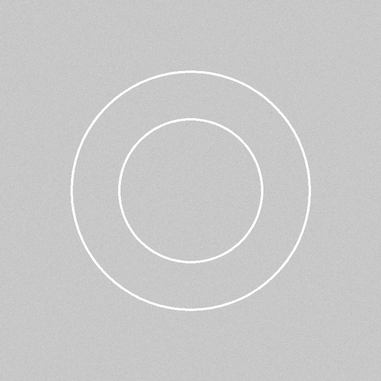
#> input picture data/cam_ring_circular.png, 381 x 381 px, shrunk from 800 x 800 before the run; its folder holds only this picture in this run
$ python main.py
#> lines starting #> are read from the running program, lines starting #| are printed output that depends on the picture
### src/cam_ring_analyzer.py
"""
Cam Ring Edge Detection and Dimensional Analysis

This module performs edge detection on cam ring images and computes
the radial distance between inner and outer edges at multiple angular intervals.
"""

import os
os.environ['DISPLAY'] = ''

import cv2
cv2.setNumThreads(4)

import numpy as np
import matplotlib
matplotlib.use('Agg')  # Use non-GUI backend
import matplotlib.pyplot as plt
from scipy import ndimage
from pathlib import Path
import pandas as pd


class CamRingAnalyzer:
    """Analyzes cam rings to detect edges and compute dimensional information."""

    def __init__(self, image_path, angle_resolution=1):
        """
        Initialize the CamRingAnalyzer.

        Args:
            image_path: Path to the cam ring image
            angle_resolution: Angular resolution in degrees (default: 1 degree)
        """
        self.image_path = image_path
        self.angle_resolution = angle_resolution
        self.original_image = cv2.imread(image_path)
        self.grayscale = cv2.cvtColor(self.original_image, cv2.COLOR_BGR2GRAY)
        self.edges = None
        self.center = None
        self.inner_radius = None
        self.outer_radius = None
        self.radii_data = None

    def preprocess_image(self, blur_kernel=5, equalize=True, threshold_value=100):
        """
        Preprocess the image for edge detection.

        Args:
            blur_kernel: Kernel size for Gaussian blur (odd number)
            equalize: Whether to apply histogram equalization
            threshold_value: Binary threshold value

        Returns:
            Preprocessed grayscale image
        """
        # Apply Gaussian blur to reduce noise
        blurred = cv2.GaussianBlur(self.grayscale, (blur_kernel, blur_kernel), 1.5)

        # Apply histogram equalization to enhance contrast
        if equalize:
            blurred = cv2.equalizeHist(blurred)

        return blurred

    def canny_edge_detection(self, low_threshold=50, high_threshold=150):
        """
        Perform Canny edge detection on the cam ring image.

        Args:
            low_threshold: Lower threshold for Canny edge detection
            high_threshold: Upper threshold for Canny edge detection

        Returns:
            Binary image with detected edges
        """
        preprocessed = self.preprocess_image()
        self.edges = cv2.Canny(preprocessed, low_threshold, high_threshold)
        return self.edges

    def find_center(self):
        """
        Find the center of the cam ring using contour analysis.

        Returns:
            Tuple of (center_x, center_y)
        """
        # Find contours in the edge image
        contours, _ = cv2.findContours(
            self.edges, cv2.RETR_EXTERNAL, cv2.CHAIN_APPROX_SIMPLE
        )

        if not contours:
            raise ValueError("No contours found. Check edge detection parameters.")

        # Find the largest contour (cam ring)
        largest_contour = max(contours, key=cv2.contourArea)

        # Calculate the moments to find center
        M = cv2.moments(largest_contour)
        if M["m00"] != 0:
            cx = int(M["m10"] / M["m00"])
            cy = int(M["m01"] / M["m00"])
        else:
            # Fallback: use image center
            h, w = self.edges.shape
            cx, cy = w // 2, h // 2

        # Alternative: use circle fitting
        (x, y), radius = cv2.minEnclosingCircle(largest_contour)
        self.center = (int(x), int(y))
        return self.center

    def extract_edge_coordinates(self):
        """
        Extract coordinates of all edge pixels.

        Returns:
            Array of (y, x) coordinates where edges are detected
        """
        edge_coords = np.argwhere(self.edges > 0)
        return edge_coords

    def convert_to_polar_coordinates(self):
        """
        Convert edge coordinates to polar coordinates (radius, angle).

        Returns:
            Dictionary with angle as key and list of radii as values
        """
        if self.center is None:
            self.find_center()

        edge_coords = self.extract_edge_coordinates()
        cx, cy = self.center

        # Calculate polar coordinates for all edge points
        # Note: OpenCV uses (x, y) but argwhere returns (y, x)
        dy = edge_coords[:, 0] - cy
        dx = edge_coords[:, 1] - cx

        angles = np.arctan2(dy, dx) * 180 / np.pi  # Convert to degrees
        radii = np.sqrt(dx**2 + dy**2)

        # Normalize angles to 0-360 range
        angles = (angles + 360) % 360

        return angles, radii

    def compute_radial_distances(self):
        """
        Compute distances between inner and outer edges at regular angular intervals.

        Returns:
            DataFrame with columns: angle, inner_radius, outer_radius, distance
        """
        angles, radii = self.convert_to_polar_coordinates()

        # Create angular bins
        angle_bins = np.arange(0, 360, self.angle_resolution)
        data = []

        for angle_center in angle_bins:
            angle_range = self.angle_resolution / 2
            # Find all radii within this angular bin
            in_range = (angles >= angle_center - angle_range) & (
                angles < angle_center + angle_range
            )

            if np.any(in_range):
                radii_in_range = radii[in_range]
                # Inner radius is minimum, outer radius is maximum
                inner_r = np.min(radii_in_range)
                outer_r = np.max(radii_in_range)
                distance = outer_r - inner_r

                data.append(
                    {
                        "angle": angle_center,
                        "inner_radius": inner_r,
                        "outer_radius": outer_r,
                        "distance": distance,
                    }
                )

        self.radii_data = pd.DataFrame(data)
        return self.radii_data

    def visualize_edges(self, output_path=None):
        """
        Create a visualization of detected edges with center marked.

        Args:
            output_path: Path to save the visualization (optional)

        Returns:
            Processed image with edges and center marked
        """
        if self.edges is None:
            self.canny_edge_detection()
        if self.center is None:
            self.find_center()

        # Create a color image for visualization
        vis_image = cv2.cvtColor(self.edges, cv2.COLOR_GRAY2BGR)

        # Mark detected edges in green
        vis_image[self.edges > 0] = (0, 255, 0)

        # Mark center in red
        cx, cy = self.center
        cv2.circle(vis_image, (cx, cy), 5, (0, 0, 255), -1)
        cv2.circle(vis_image, (cx, cy), 1, (0, 0, 255), -1)

        if output_path:
            cv2.imwrite(output_path, vis_image)

        return vis_image

    def visualize_distances(self, output_path=None):
        """
        Create a visualization showing radial distances at each angle.

        Args:
            output_path: Path to save the visualization (optional)

        Returns:
            Matplotlib figure
        """
        if self.radii_data is None:
            self.compute_radial_distances()

        fig, axes = plt.subplots(1, 2, figsize=(14, 5))

        # Plot 1: Distance vs Angle
        axes[0].plot(
            self.radii_data["angle"], self.radii_data["distance"], "b-", linewidth=2
        )
        axes[0].set_xlabel("Angle (degrees)", fontsize=12)
        axes[0].set_ylabel("Radial Distance (pixels)", fontsize=12)
        axes[0].set_title("Distance Between Inner and Outer Edges vs Angle", fontsize=12)
        axes[0].grid(True, alpha=0.3)
        axes[0].set_xlim(0, 360)

        # Plot 2: Polar representation with distance
        angles_rad = np.deg2rad(self.radii_data["angle"])
        distances = self.radii_data["distance"]

        axes[1] = plt.subplot(1, 2, 2, projection="polar")
        axes[1].plot(angles_rad, distances, "b-", linewidth=2)
        axes[1].fill(angles_rad, distances, alpha=0.25)
        axes[1].set_title("Radial Distance Distribution", fontsize=12)
        axes[1].grid(True)

        plt.tight_layout()

        if output_path:
            plt.savefig(output_path, dpi=150)

        return fig

    def create_overlay_visualization(self, inner_color=(255, 0, 0), outer_color=(0, 255, 0), output_path=None):
        """
        Create an overlay visualization showing inner and outer edges.

        Args:
            inner_color: BGR color for inner edge
            outer_color: BGR color for outer edge
            output_path: Path to save the visualization (optional)

        Returns:
            Overlay image
        """
        if self.radii_data is None:
            self.compute_radial_distances()
        if self.center is None:
            self.find_center()

        # Create a blank image for overlay
        overlay = self.original_image.copy()
        cx, cy = self.center

        # Get edge coordinates
        angles, radii = self.convert_to_polar_coordinates()

        # Draw circles at inner and outer radii for each angle
        num_points = 360

        for i in range(num_points):
            angle_start = i
            angle_end = (i + 1) % num_points

            # Find radii for these angles
            mask_start = np.abs(angles - angle_start) < 0.5
            mask_end = np.abs(angles - angle_end) < 0.5

            if np.any(mask_start):
                inner_r_start = np.min(radii[mask_start])
                outer_r_start = np.max(radii[mask_start])

                angle_rad = np.deg2rad(angle_start)
                # Draw inner edge
                x_inner = int(cx + inner_r_start * np.cos(angle_rad))
                y_inner = int(cy + inner_r_start * np.sin(angle_rad))
                cv2.circle(overlay, (x_inner, y_inner), 2, inner_color, -1)

                # Draw outer edge
                x_outer = int(cx + outer_r_start * np.cos(angle_rad))
                y_outer = int(cy + outer_r_start * np.sin(angle_rad))
                cv2.circle(overlay, (x_outer, y_outer), 2, outer_color, -1)

        # Mark center
        cv2.circle(overlay, (cx, cy), 5, (0, 0, 255), -1)

        if output_path:
            cv2.imwrite(output_path, overlay)

        return overlay

    def save_results(self, output_dir):
        """
        Save all results (data, visualizations) to the specified directory.

        Args:
            output_dir: Directory to save results
        """
        output_dir = Path(output_dir)
        output_dir.mkdir(parents=True, exist_ok=True)

        # Save CSV data
        if self.radii_data is not None:
            csv_path = output_dir / "radial_distances.csv"
            self.radii_data.to_csv(csv_path, index=False)
            print(f"Saved radial data to {csv_path}")

        # Save edge detection visualization
        edges_path = output_dir / "detected_edges.png"
        cv2.imwrite(edges_path, self.visualize_edges())
        print(f"Saved edge visualization to {edges_path}")

        # Save distance plot
        plot_path = output_dir / "distance_analysis.png"
        fig = self.visualize_distances()
        fig.savefig(plot_path, dpi=150)
        plt.close(fig)
        print(f"Saved distance plot to {plot_path}")

        # Save overlay visualization
        overlay_path = output_dir / "edge_overlay.png"
        cv2.imwrite(overlay_path, self.create_overlay_visualization())
        print(f"Saved overlay visualization to {overlay_path}")

    def get_summary(self):
        """
        Get a summary of the analysis results.

        Returns:
            Dictionary with summary statistics
        """
        if self.radii_data is None:
            self.compute_radial_distances()

        summary = {
            "image_path": str(self.image_path),
            "center": self.center,
            "angle_resolution": self.angle_resolution,
            "num_angles_analyzed": len(self.radii_data),
            "mean_distance": self.radii_data["distance"].mean(),
            "min_distance": self.radii_data["distance"].min(),
            "max_distance": self.radii_data["distance"].max(),
            "std_distance": self.radii_data["distance"].std(),
            "mean_inner_radius": self.radii_data["inner_radius"].mean(),
            "mean_outer_radius": self.radii_data["outer_radius"].mean(),
        }
        return summary

### src/main.py
"""
Main script for Cam Ring Edge Detection and Dimensional Analysis

This script demonstrates the usage of the CamRingAnalyzer class
to process cam ring images and generate results.
"""

import os
os.environ['DISPLAY'] = ''

import sys
from pathlib import Path
import cv2
import numpy as np
from cam_ring_analyzer import CamRingAnalyzer


def analyze_single_image(image_path, output_dir="output", angle_resolution=1):
    """
    Analyze a single cam ring image.

    Args:
        image_path: Path to the cam ring image
        output_dir: Directory to save results
        angle_resolution: Angular resolution in degrees

    Returns:
        CamRingAnalyzer instance with results
    """
    print(f"Processing image: {image_path}")

    # Create analyzer
    analyzer = CamRingAnalyzer(image_path, angle_resolution=angle_resolution)

    # Perform edge detection
    print("Performing edge detection...")
    analyzer.canny_edge_detection(low_threshold=50, high_threshold=150)

    # Find center
    print("Finding cam ring center...")
    center = analyzer.find_center()
    print(f"Center found at: {center}")

    # Compute radial distances
    print("Computing radial distances...")
    radii_data = analyzer.compute_radial_distances()
    print(f"Analyzed {len(radii_data)} angular positions")

    # Save results
    print(f"Saving results to {output_dir}...")
    analyzer.save_results(output_dir)

    # Print summary
    summary = analyzer.get_summary()
    print("\n" + "=" * 60)
    print("ANALYSIS SUMMARY")
    print("=" * 60)
    print(f"Image: {summary['image_path']}")
    print(f"Center: {summary['center']}")
    print(f"Angles analyzed: {summary['num_angles_analyzed']}")
    print(f"\nDistance Statistics (in pixels):")
    print(f"  Mean:   {summary['mean_distance']:.2f}")
    print(f"  Min:    {summary['min_distance']:.2f}")
    print(f"  Max:    {summary['max_distance']:.2f}")
    print(f"  Std:    {summary['std_distance']:.2f}")
    print(f"\nRadius Statistics (in pixels):")
    print(f"  Mean Inner Radius: {summary['mean_inner_radius']:.2f}")
    print(f"  Mean Outer Radius: {summary['mean_outer_radius']:.2f}")
    print("=" * 60)

    return analyzer


def main():
    """Main execution function."""
    # Example usage - you can modify this to process actual cam ring images
    current_dir = Path(__file__).parent.parent

    # Check if there are sample images in the data folder
    data_dir = current_dir / "data"
    output_dir = current_dir / "output"

    # Find all image files
    image_extensions = [".jpg", ".jpeg", ".png", ".bmp", ".tiff"]
    images = [f for f in data_dir.iterdir() if f.suffix.lower() in image_extensions]

    if not images:
        print(f"No image files found in {data_dir}")
        print("Please place your cam ring images in the 'data' folder")
        print("\nSupported formats: JPG, JPEG, PNG, BMP, TIFF")
        return

    # Process each image
    for image_file in images:
        print(f"\n{'='*60}")
        analyzer = analyze_single_image(str(image_file), output_dir)
        print()
#> this loop made 1 pass
#> (printed output is left out)
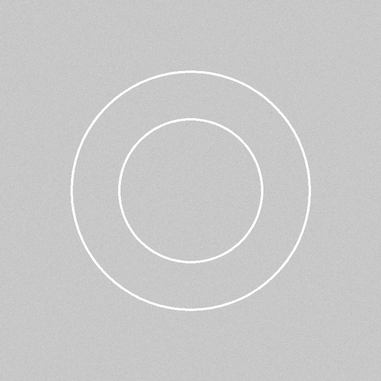
#> input picture data/cam_ring_circular.png, 381 x 381 px, shrunk from 800 x 800 before the run
#> pass 1, in preprocess_image, `blurred = cv2.equalizeHist(blurred)`:
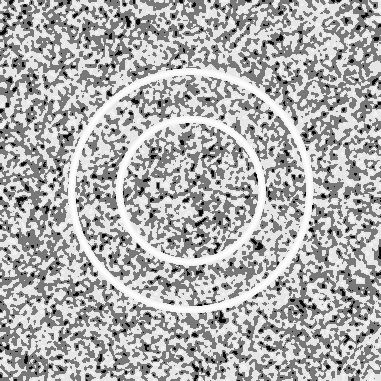
#> blurred: shape (381, 381); min 0, max 255, mean 175.3
#> pass 1, in canny_edge_detection, `self.edges = cv2.Canny(preprocessed, low_threshold, high_threshold)`:
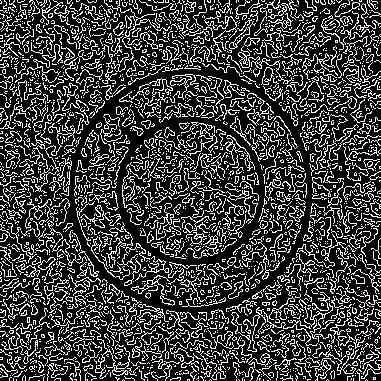
#> self.edges: shape (381, 381); 24.5% white in thin lines or dots
#> pass 1, in save_results, `fig.savefig(plot_path, dpi=150)`:
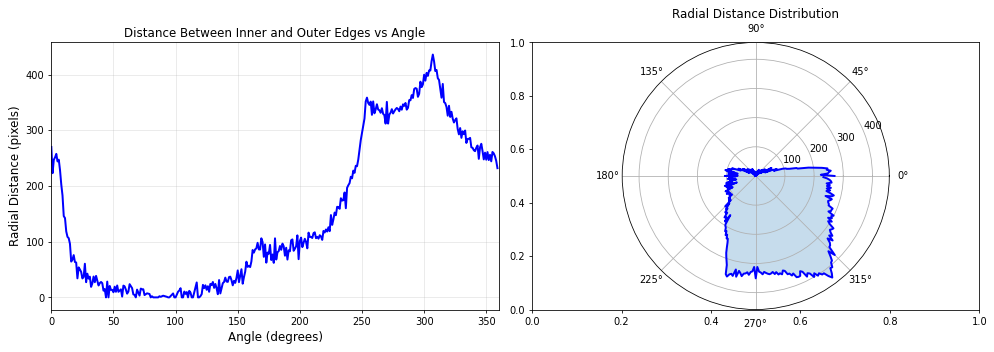
#> figure drawn by matplotlib, 2 panels; panel 1: curve peaks at x = 307, y = 436; panel 2: curve peaks at x = 5.36, y = 436


if __name__ == "__main__":
    main()

$ run again, on data/test_circular.png
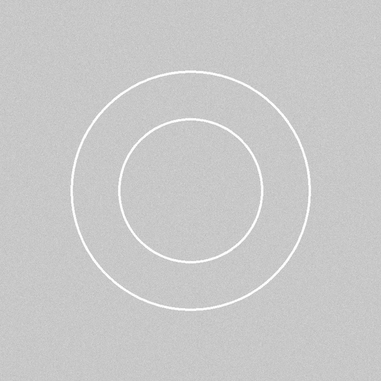
#> input picture data/test_circular.png, 381 x 381 px, shrunk from 800 x 800 before the run
#> the loop in main, `for image_file in images:` made 1 pass
#> (printed output is left out)
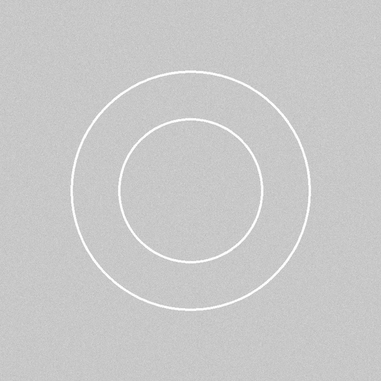
#> input picture data/test_circular.png, 381 x 381 px, shrunk from 800 x 800 before the run
#> pass 1, in canny_edge_detection, `self.edges = cv2.Canny(preprocessed, low_threshold, high_threshold)`:
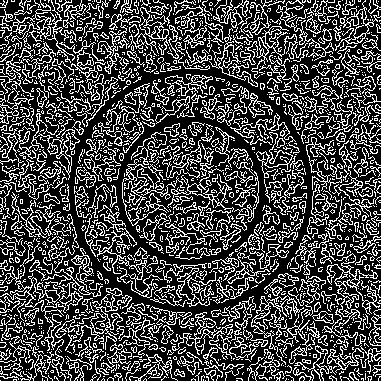
#> self.edges: shape (381, 381); 27.6% white in thin lines or dots
#> pass 1, in save_results, `fig.savefig(plot_path, dpi=150)`:
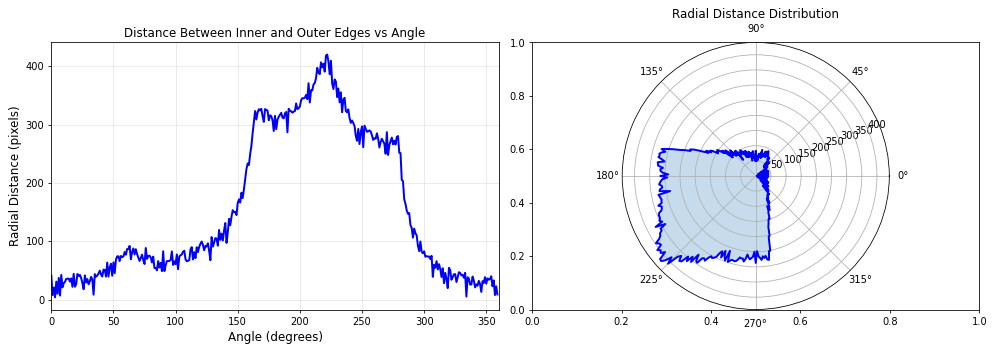
#> figure drawn by matplotlib, 2 panels; panel 1: curve peaks at x = 222, y = 420; panel 2: curve peaks at x = 3.87, y = 420

$ run again, on data/test_elliptical.png
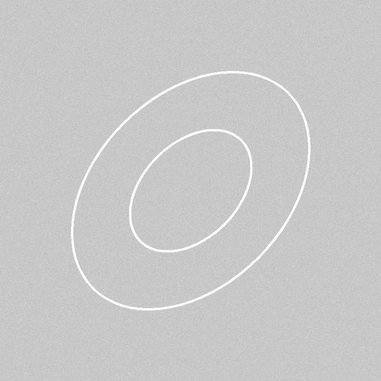
#> input picture data/test_elliptical.png, 381 x 381 px, shrunk from 800 x 800 before the run
#> the loop in main, `for image_file in images:` made 1 pass
#> (printed output is left out)
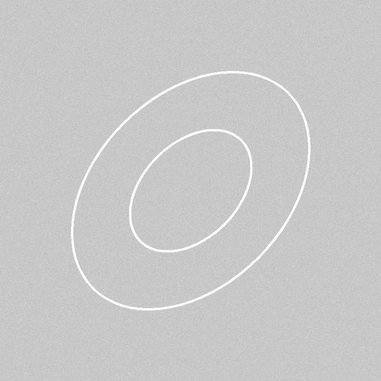
#> input picture data/test_elliptical.png, 381 x 381 px, shrunk from 800 x 800 before the run
#> pass 1, in canny_edge_detection, `self.edges = cv2.Canny(preprocessed, low_threshold, high_threshold)`:
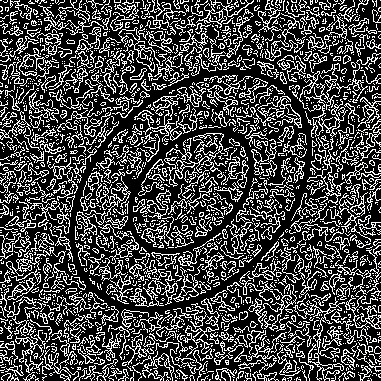
#> self.edges: shape (381, 381); 27.4% white in thin lines or dots
#> pass 1, in save_results, `fig.savefig(plot_path, dpi=150)`:
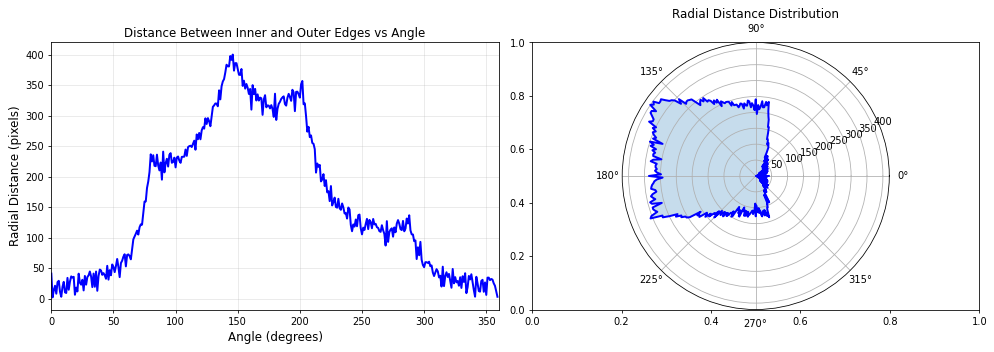
#> figure drawn by matplotlib, 2 panels; panel 1: curve peaks at x = 146, y = 400.2; panel 2: curve peaks at x = 2.55, y = 400.2
